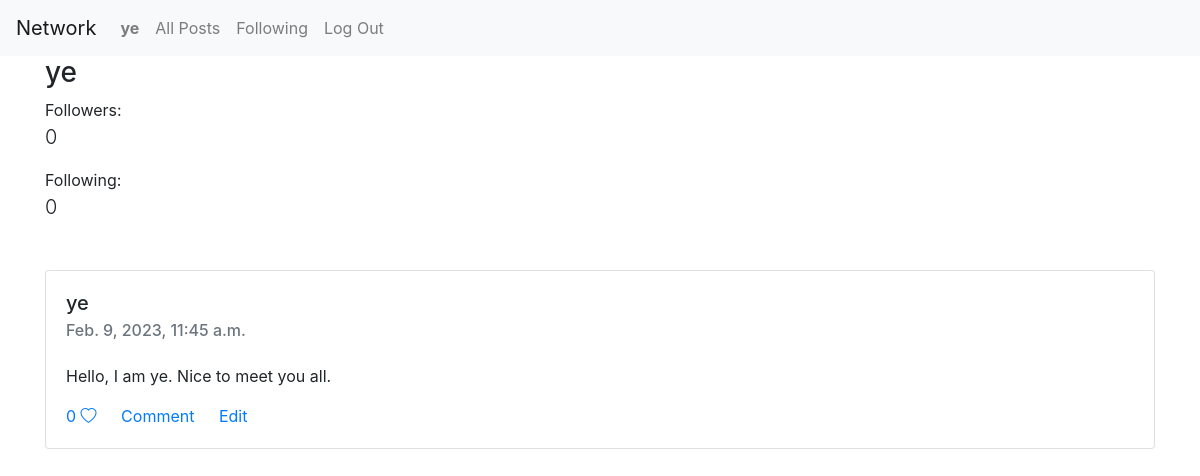
The page /profile-view/ye (signed in) on the database its author committed.
### network/models.py (models this page shows, shortened)
class User(AbstractUser):
    pass

class Profile(models.Model):
    user = models.ForeignKey(User,on_delete=models.CASCADE)
    id_user = models.IntegerField()
    followers = models.IntegerField(default=0)
    following = models.IntegerField(default=0)

class Post(models.Model):
    user = models.CharField(max_length=100)
    content = models.TextField()
    created_at = models.DateTimeField(default=datetime.now)
    likes = models.IntegerField(default=0)
    class Meta:
        ordering = ['-id']

### network/views.py (the view)
# urls.py: path('profile-view/<str:user>',views.profile_view,name='profile_view'),
@login_required(login_url='login')
def profile_view(request,user):
    user_profile = User.objects.get(username=user)
    profile = Profile.objects.get(user=user_profile)
    posts = Post.objects.filter(user=user)
    already_followed = Follow.objects.filter(user_follow=request.user.username,user_profile=user_profile.username).first()
    return render(request,'network/profile.html',{
        'profile':profile,
        'posts':posts,
        'user_profile': user_profile.username,
        'user_request': request.user.username,
        'already_followed': already_followed
    })

### network/templates/network/profile.html (shortened to what this page needs)
{% extends 'network/layout.html' %}
{% load static %}
{% block body %}
<div class="container">
    <h3>{{profile.user.username}}</h3>
    Followers: <p id="follower_count" class="lead">{{ profile.followers }}</p>
    Following: <p class="lead">{{ profile.following }}</p>
    <div class="row justify-content-center align-items-center my-5">
        <div class="col-12">
            {% for post in posts %}
            <div class="card" style="width: 100%;">
                <div class="card-body">
                  <h5 class="card-title">{{post.user}}</h5>
                  <h6 class="card-subtitle mb-4 text-muted">{{ post.created_at }}</h6>
                  <p class="card-text">{{ post.content }}</p>
                  <a href="#" class="card-link" value="{{ post.likes }}">{{ post.likes }} <i class="bi bi-heart"></i> </a>
                  <a href="#" class="card-link">Comment</a>
                  <a href="#" class="card-link">Edit</a>
                </div>
            </div>
            {% endfor %}
        </div>
    </div>
</div>
{% endblock%}

### network/templates/network/layout.html (shortened to what this page needs)
{% load static %}
<!DOCTYPE html>
<html lang="en">
    <head>
        <link rel="stylesheet" href="https://stackpath.bootstrapcdn.com/bootstrap/4.4.1/css/bootstrap.min.css">
        <link href="{% static 'network/styles.css' %}" rel="stylesheet">
        <link rel="stylesheet" href="https://cdn.jsdelivr.net/npm/bootstrap-icons@1.10.3/font/bootstrap-icons.css">
    </head>
    <body>
        <nav class="navbar navbar-expand-lg navbar-light bg-light">
            <a class="navbar-brand" href="#">Network</a>
            <div>
              <ul class="navbar-nav mr-auto">
                {% if user.is_authenticated %}
                    <li class="nav-item">
                        <a class="nav-link" href="{% url 'profile_view' user.username %}"><strong>{{ user.username }}</strong></a>
                    </li>
                {% endif %}
                <li class="nav-item">
                  <a class="nav-link" href="{% url 'index' %}">All Posts</a>
                </li>
                {% if user.is_authenticated %}
                    <li class="nav-item">
                        <a class="nav-link" href="#">Following</a>
                    </li>
                    <li class="nav-item">
                        <a class="nav-link" href="{% url 'logout' %}">Log Out</a>
                    </li>
                {% endif %}
              </ul>
            </div>
          </nav>
        <div class="body">
            {% block body %}
            {% endblock %}
        </div>
    </body>
</html>

### rows shown on the page
User: username "ye"
Profile: user.username "ye", followers "0", following "0"
Post: user "ye", created_at "Feb. 9, 2023, 11:45 a.m.", content "Hello, I am ye. Nice to meet you all.", likes "0"
